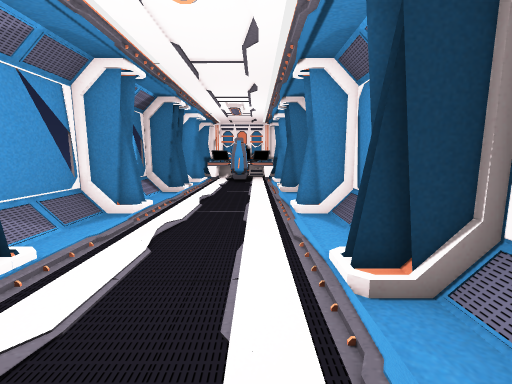
View 1 (above)

13 first-person views from a walk through a scene from a Unity 3-D project. The camera is 1.5 m above the floor, tilts 8° down and sees 90° across. The floor is counted in squares, 1 m on a side. Each view is taken from the middle of a square. On the plan, view 1 faces up. The plan holds only what a view shows up to about 13 squares ahead; the rest is blank. The place goes on beyond the plan. The player character is not drawn. Some animated figures are left out.

View 2
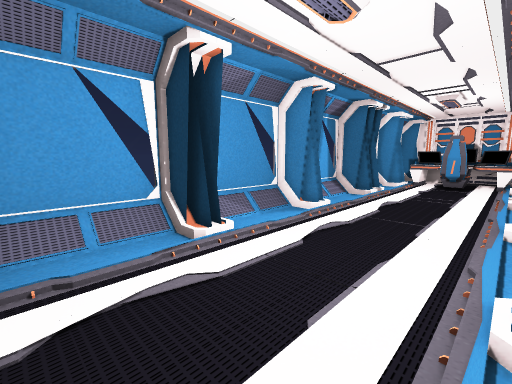

View 3
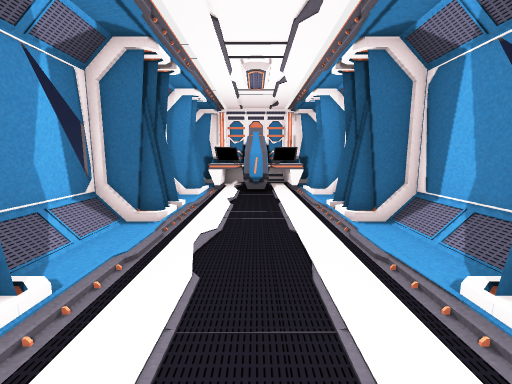

View 4
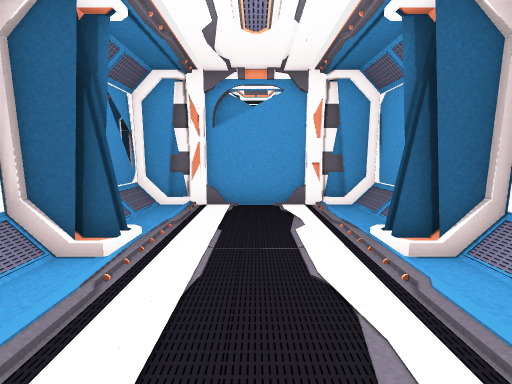

View 5
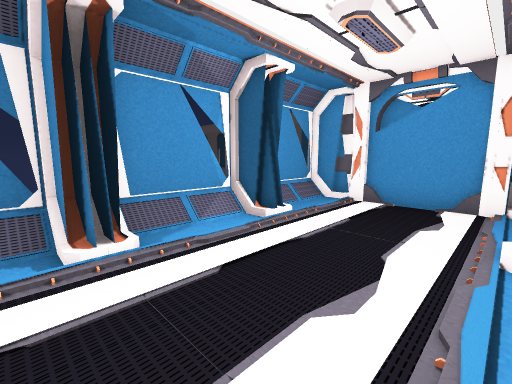

View 6
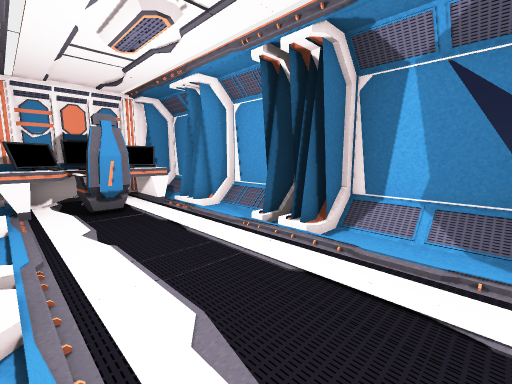

View 7
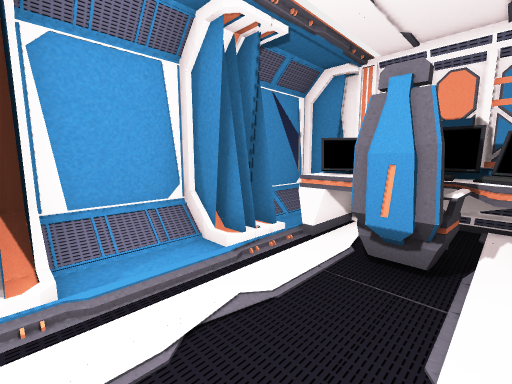

View 8
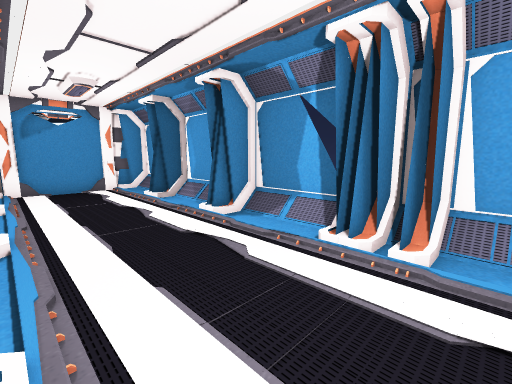

View 9
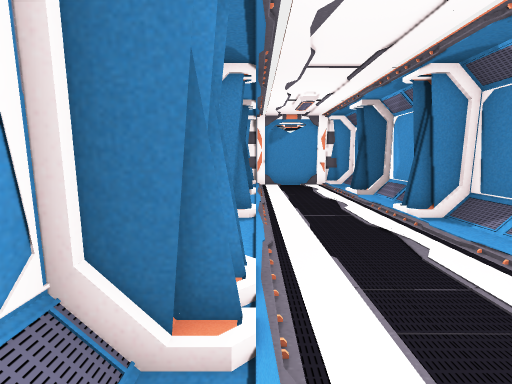

View 10
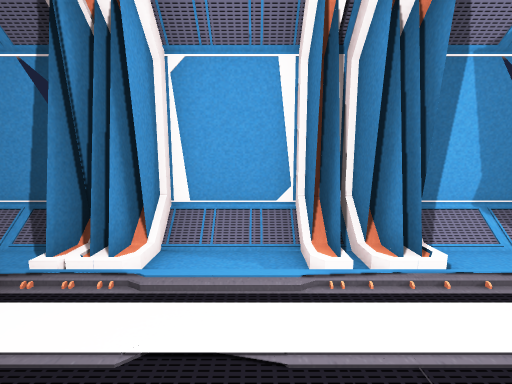

View 11
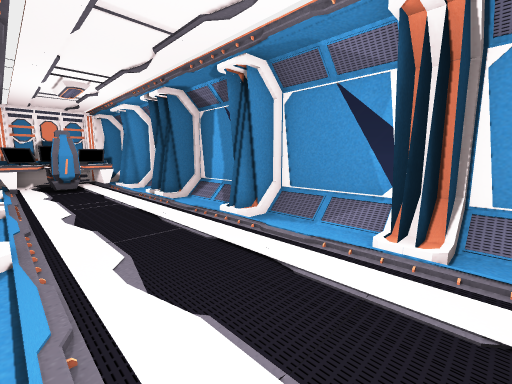

View 12
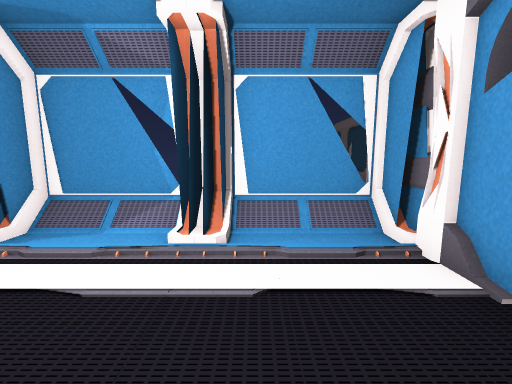

View 13
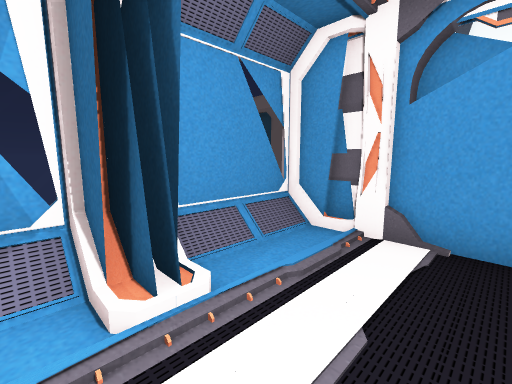

### Floor plan
Key: @ floor where view 1 was taken; # wall or solid block; . main floor; : floor 0.25 m higher than the main floor; / step, stairs or slope; = window, fence, low wall or low ledge; E desk; O other object.
Columns run from 5 left of view 1 to 3 right of it. Each row starts with its distance up from view 1.
 18  #EEEEE#
 17  #EEEEE#
 16  #EEOEE##
 15 ###.O.###
 14 = .....:=
 13 =/.....:=
 12 =##...##=
 11 ###...###
 10 =#.....:=
  9 =/.....:=
  8 =/..... =
  7 ##:....##
  6 = .....:=
  5 =/.....:=
  4 =/..... =
  3 ##:....##
  2 = .....:=
  1 =/.....:=
  0 =/...@. =
 -1 ##OOOOO##

Where each view was taken, in squares from view 1:
view 1: 0 up, 0 right, facing up
view 2: 0 up, 1 right, facing up-left
view 3: 5 up, 1 left, facing up
view 4: 7 up, 1 left, facing down
view 5: 8 up, 3 left, facing down-right
view 6: 8 up, 3 left, facing up-right
view 7: 12 up, 0 right, facing up-left
view 8: 13 up, 1 right, facing down-left
view 9: 14 up, 1 right, facing down
view 10: 13 up, 2 left, facing right
view 11: 2 up, 3 left, facing up-right
view 12: 2 up, 3 left, facing right
view 13: 4 up, 1 left, facing down-right
